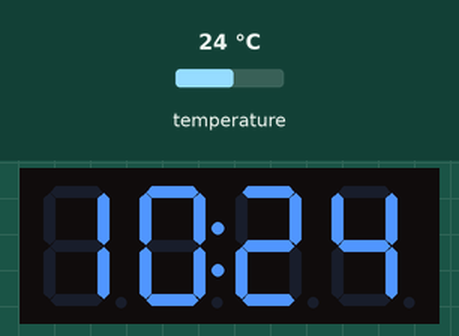
This sketch was run on a simulated ESP8266 (NodeMCU). On the bench: 4-digit seven-segment display. The test bench sets the inputs (shaded band); at power-on: temperature 24 °C. WiFi joins after 1.5 s; servers stay silent unless stated; network time is answered at once with the bench clock; the local clock reads 2024-03-15 10:24:30 at power-on unless the sketch sets it.

Above: at 18.0 s.
18.1 s: temperature set to 12 °C
At 20.8 s:
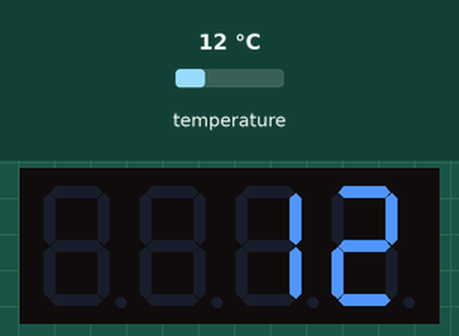
21.1 s: temperature set to 19 °C
At 22.3 s:
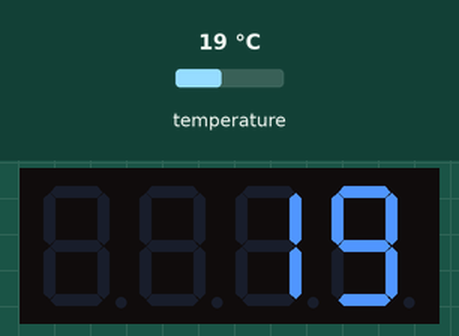
22.6 s: temperature set to 28 °C
At 22.9 s:
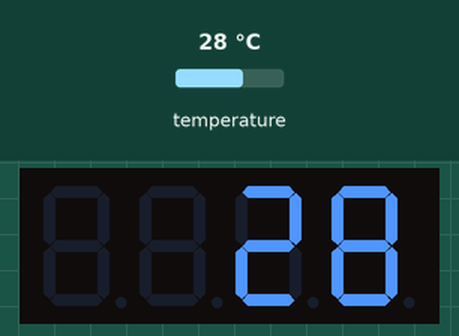
Timing chart, 0 to 25.6 s (numbered marks = the images above; inputs shaded):
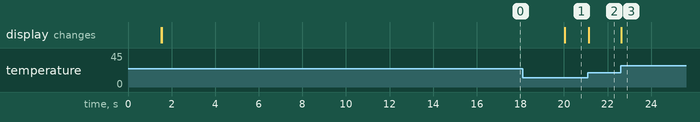

The sketch:

digitalClock_withNtp_withRtc3230.ino
```cpp
#include <ESP8266WiFi.h>
#include <NTPClient.h>
#include <WiFiUdp.h>

//7-SEGMENT
#include <Arduino.h>
#include <TM1637Display.h>
#define CLK D3
#define DIO D4
TM1637Display display(CLK, DIO);
uint8_t dot = 64; // 0b01000000
uint8_t BRIGHT = 0;

const uint8_t SEG_SET[] = {
	SEG_A | SEG_C | SEG_D | SEG_G | SEG_F,           // S
	SEG_A | SEG_D | SEG_E | SEG_F | SEG_G,            // E
	SEG_A | SEG_B | SEG_C,                           // t
	SEG_A   // _
	};

// DS3230
#include <Wire.h>
#include <RtcDS3231.h>
RtcDS3231<TwoWire> Rtc(Wire);

const char* ssid = "NatchPai";
const char* password = "powerpay4";

int16_t pullData_hour = 6;
bool connection;
bool onePullQuota = true;

int timezone = 7 * 3600;
int dst = 0;
WiFiUDP ntp;
NTPClient timeClient(ntp, "pool.ntp.org", timezone);

unsigned long previousPullDataTimes;
unsigned long previousTimes;
unsigned long previousTimes2;

unsigned long currentTimes;

void setup() {
  Serial.begin(9600);
  display.setBrightness(BRIGHT);
  WiFi.mode(WIFI_STA);
  WiFi.begin(ssid, password);

  //Set AutoReconnect
  WiFi.setAutoReconnect(true);
  WiFi.persistent(true);

  Rtc.Begin();
  checkStateRTC();

  timeClient.begin();
}


// Wifi ESP8266 > below
void checkStatusWifi() {
  if(WiFi.status() == WL_CONNECTED) {
    // Serial.println("Connect");
    autoPullData();
  }
  else{
    // Serial.println("...Disconnect");
    onePullQuota = true;
  }
}


// Real Time Clock > below
void checkStateRTC() {
  // ปิดการทำงาน RTC ถ้าปิดอยู่
  if (!Rtc.GetIsRunning()) {
    Rtc.SetIsRunning(true);
  }

  Rtc.Enable32kHzPin(false);
  Rtc.SetSquareWavePin(DS3231SquareWavePin_ModeNone);
}

void autoPullData() {
  if (onePullQuota) {
    display.setSegments(SEG_SET);
    updateDate();
    onePullQuota = false;
    previousPullDataTimes = 0;
  }

  currentTimes = millis();
  if( (currentTimes - previousPullDataTimes) > (pullData_hour * 3600000)) {
    previousPullDataTimes = currentTimes;
    updateDate();
  }

  if (currentTimes < previousTimes) {previousPullDataTimes = 0;}
}

void updateDate() {
  timeClient.update();
  time_t epochTime = timeClient.getEpochTime();
  struct tm *ptm = gmtime ((time_t *) &epochTime);

  uint16_t year = ptm -> tm_year + 1900;
  uint8_t month = ptm -> tm_mon + 1;
  uint8_t dayMonth = ptm -> tm_mday;
  uint8_t hour = timeClient.getHours();
  uint8_t min = timeClient.getMinutes();
  uint8_t sec = timeClient.getSeconds() + 1;  //Fix delay

  Rtc.SetDateTime(RtcDateTime(year, month, dayMonth, hour, min, sec));

}


// 7 Segment > below
String editDate(uint8_t data) {
  if (data >= 0 && data <= 9) {
    return '0' + String(data);
  }
  else {
    return String(data);
  }
}

void SEGDisplayYOYO(RtcDateTime now) {

  uint8_t second = now.Second();
  uint8_t minute = now.Minute();
  uint8_t hour = now.Hour();

  String DATE = editDate(hour) + editDate(minute);
  display.showNumberDecEx(DATE.toInt(), dot, true);
}


uint8_t mode = 1;
void setMode() {
  if (mode == 1) {
    currentTimes = millis();
    if(currentTimes - previousTimes > 20000) {
      previousTimes = currentTimes;
      mode = 2;
    }
  }
  else if(mode == 2) {
    currentTimes = millis();
    if(currentTimes - previousTimes > 6000) {
      previousTimes = currentTimes;
      mode = 1;
    }
  }

   if (currentTimes < previousTimes) {previousTimes = 0;}
}


void loop() {
  // put your main code here, to run repeatedly:
  checkStatusWifi();
  setMode();
  if (mode == 1) {
    RtcDateTime now = Rtc.GetDateTime();
    SEGDisplayYOYO(now);
  }
  else if (mode == 2) {
    RtcTemperature temp = Rtc.GetTemperature();
    display.showNumberDec(temp.AsFloatDegC());
  }

}
```

Measured:
- after the input at 18.1 s, the display: changes after 1.9 s (image 1)
- after the input at 21.1 s, the display: changes at once (image 2)
